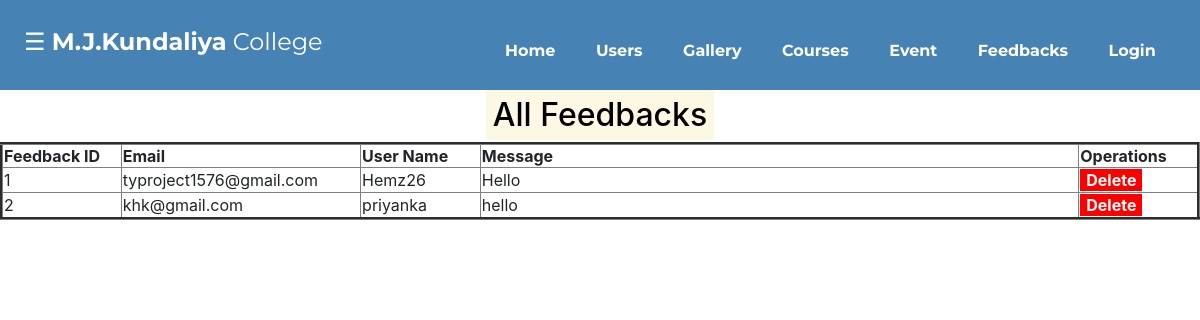
The page /Feedback.php on the database its author committed.
### tables this page shows
CREATE TABLE `feedback` (
  `feedback_id` int(30) NOT NULL,
  `email` varchar(30) NOT NULL,
  `user_name` varchar(30) NOT NULL,
  `feedback` varchar(300) NOT NULL
);

### Feedback.php (the view, shortened to what this page needs)
<html>
<head>
</head>
<body>
<?php
include("header.php");
$query = "select * from feedback " ;
$data = mysqli_query($conn,$query);
$total = mysqli_num_rows($data);
if($total!=0)
{?>
<br><br><br><br>
<h2 align="center"><mark>All Feedbacks</mark></h2>
<center><table border = "3" cellspacing =  "7" width = "100%" >
<tr>
<th width="10%">Feedback ID</th>
<th width="20%">Email</th>
<th width="10%">User Name</th>
<th width="50%">Message</th>
<th width="15%">Operations</th>
</tr>
<?php
while($result = mysqli_fetch_assoc($data))
{
    echo "<tr>
    <td>".$result['feedback_id']."</td>
	<td>".$result['email']."</td>
    <td>".$result['user_name']."</td>
    <td>".$result['feedback']."</td>
	 <td>
        <a href='deletefeedback.php?fid=" . $result['feedback_id'] . "'><input type='submit' value='Delete' class='delete' onclick='return checkdelete()'></a>
                    </td>
	</tr>";
}
}
else
{
  echo "<script>alert('No record found...')</script>" ;
 }
?>
</body>
</html>

### Feedback.php (style rules this page uses)
body { background : white; }
table { margin-top:0px; background : white; }
.delete { background-color : red; align:center; color:white; border:0; outline:none; border_radius:50px; font-weight:bold; cursor:pointer; }

### header.php (style rules this page uses)
body { padding: 0; margin: 0; }

### rows shown on the page
feedback: feedback_id "1", email "typroject1576@gmail.com", user_name "Hemz26", feedback "Hello"
feedback: feedback_id "2", email "khk@gmail.com", user_name "priyanka", feedback "hello"
